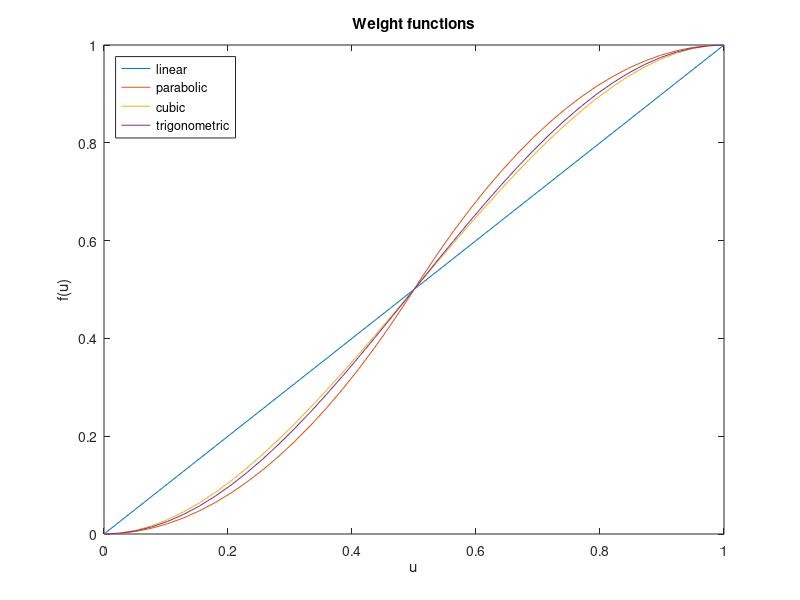

The MATLAB script that drew this image:
% various weight functions for the Circle Splineclear all, close all, clcn = 40;u = (0 : n - 1)' / (n - 1);f = zeros(n, 4);% linearf(:, 1) = u;% parabolicf(u < 0.5, 2) = 2 * u(u < 0.5).^2;f(u >= 0.5, 2) = 1 - 2 * (u(u >= 0.5) - 1).^2;% cubicf(:, 3) = (3 - 2 * u).*u.^2;% trigonometricf(:, 4) = sin(u * pi / 2).^2;fh = figure('name','Weight functions');plot(u, f)xlabel('u')ylabel('f(u)')title('Weight functions')lh = legend(  'linear',  'parabolic',  'cubic',  'trigonometric',  'location', 'northwest'); %print -djpg weight-functions.jpg% Cubic function:% f(u) = a0 + a1 * u + a2 * u^2 + a3 * u^3% f'(u) = a1 + 2 * a2 * u + 3 * a3 * u^2%% f(0) = 0, f'(0) = 0% f(1) = 1, f'(1) = 0%% a0 = 0% a0 + a1 = 0 => a1 = 0%% a0 + a1 + a2 + a3 = 1     => a2 + a3 = 1          => 2 * a2 + 2 * a3 = 2% a1 + 2 * a2 + 3 * a3 = 0  =>                         2 * a2 + 3 * a3 = 0%% a3 = -2% a2 = 1 - a3 = 3%% f(u) = 3 * u^2 - 2 * u^3 = (3 - 2 * u) * u^2